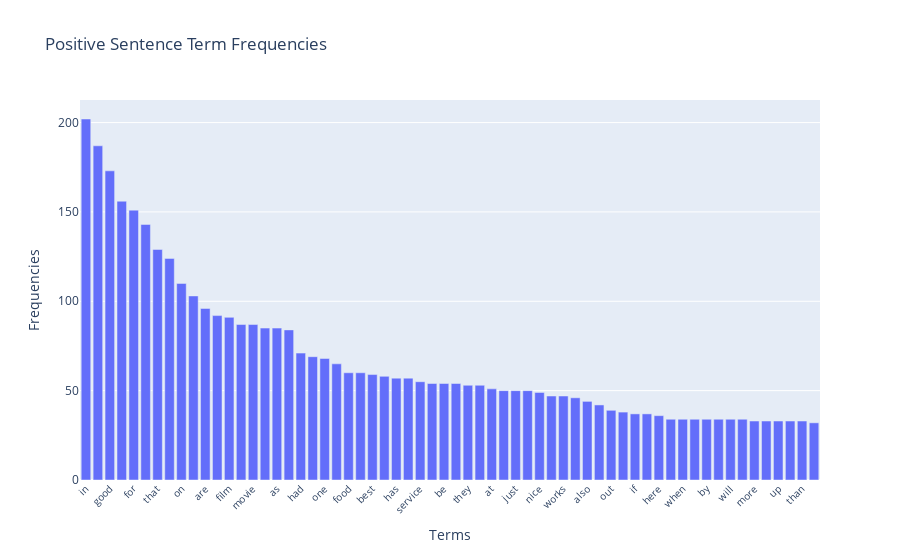

The cell this chart's notebook holds for it:
### Code cell
# ploty 作圖
import plotly.graph_objects as go
fig = go.Figure()
fig.add_trace(go.Bar(
    x=p_terms_30,
    y=p_frequency_30,
))
fig.update_layout(
    xaxis=dict(
        tickangle=-45,
        tickfont=dict(size=10)),
    
    title="Positive Sentence Term Frequencies",
    xaxis_title="Terms",
    yaxis_title="Frequencies"
)
fig.show()

### Figure 1 — Plotly figure (JSON) as saved in the notebook; plotly's stock layout.template omitted (floating-point values rounded to 4 significant figures)
{"data": [{"type": "bar", "x": ["in", "great", "good", "with", "for", "very", "that", "my", "on", "you", "are", "have", "film", "so", "movie", "phone", "as", "but", "had", "all", "one", "well", "food", "really", "best", "like", "has", "place", "service", "not", "be", "an", "they", "were", "at", "time", "just", "love", "nice", "from", "works", "excellent", "also", "we", "out", "quality", "if", "can", "here", "their", "when", "about", "by", "recommend", "will", "there", "more", "product", "up", "he", "than", "made"], "y": [202, 187, 173, 156, 151, 143, 129, 124, 110, 103, 96, 92, 91, 87, 87, 85, 85, 84, 71, 69, 68, 65, 60, 60, 59, 58, 57, 57, 55, 54, 54, 54, 53, 53, 51, 50, 50, 50, 49, 47, 47, 46, 44, 42, 39, 38, 37, 37, 36, 34, 34, 34, 34, 34, 34, 34, 33, 33, 33, 33, 33, 32]}], "layout": {"title": {"text": "Positive Sentence Term Frequencies"}, "xaxis": {"tickangle": -45, "tickfont": {"size": 10}, "title": {"text": "Terms"}}, "yaxis": {"title": {"text": "Frequencies"}}}}
